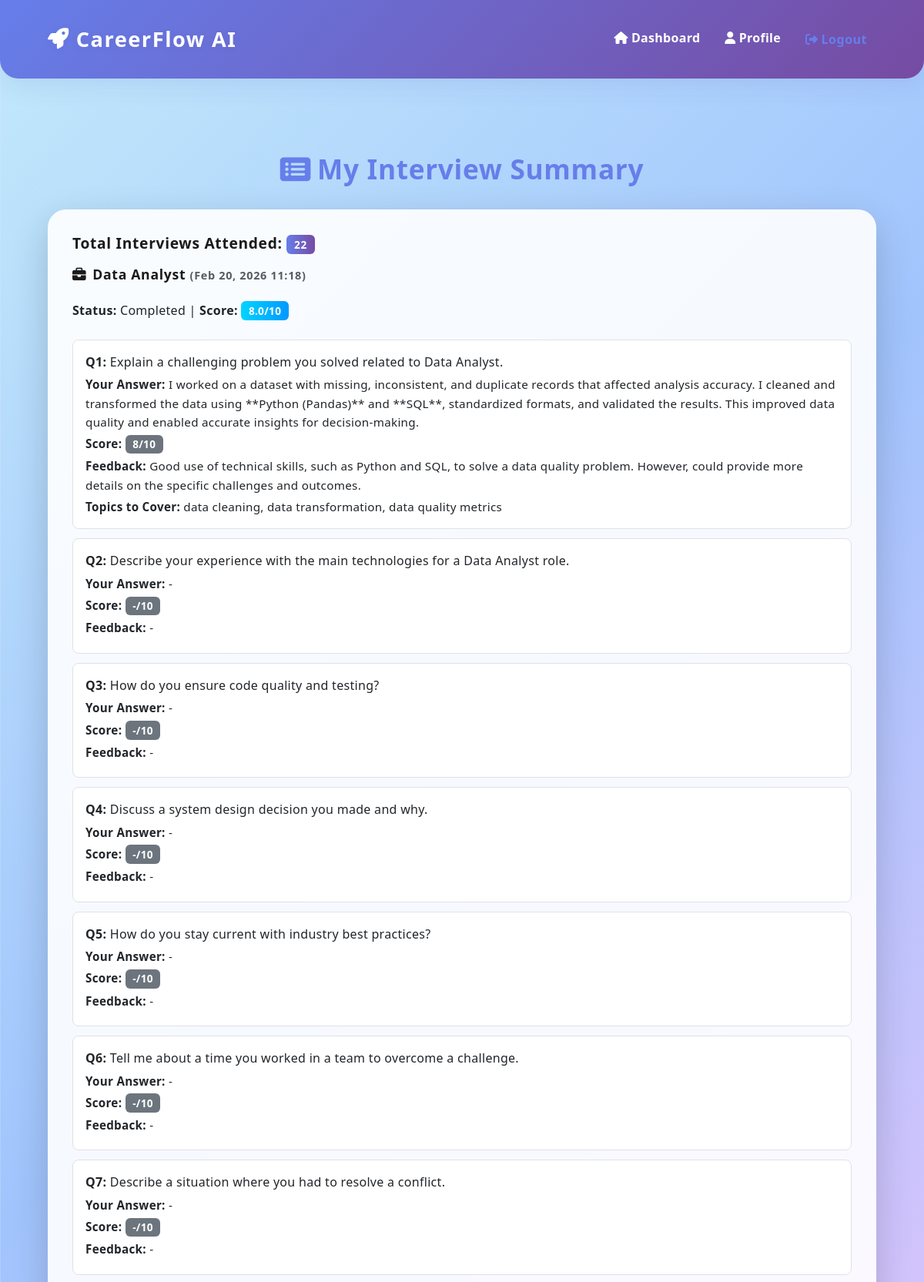
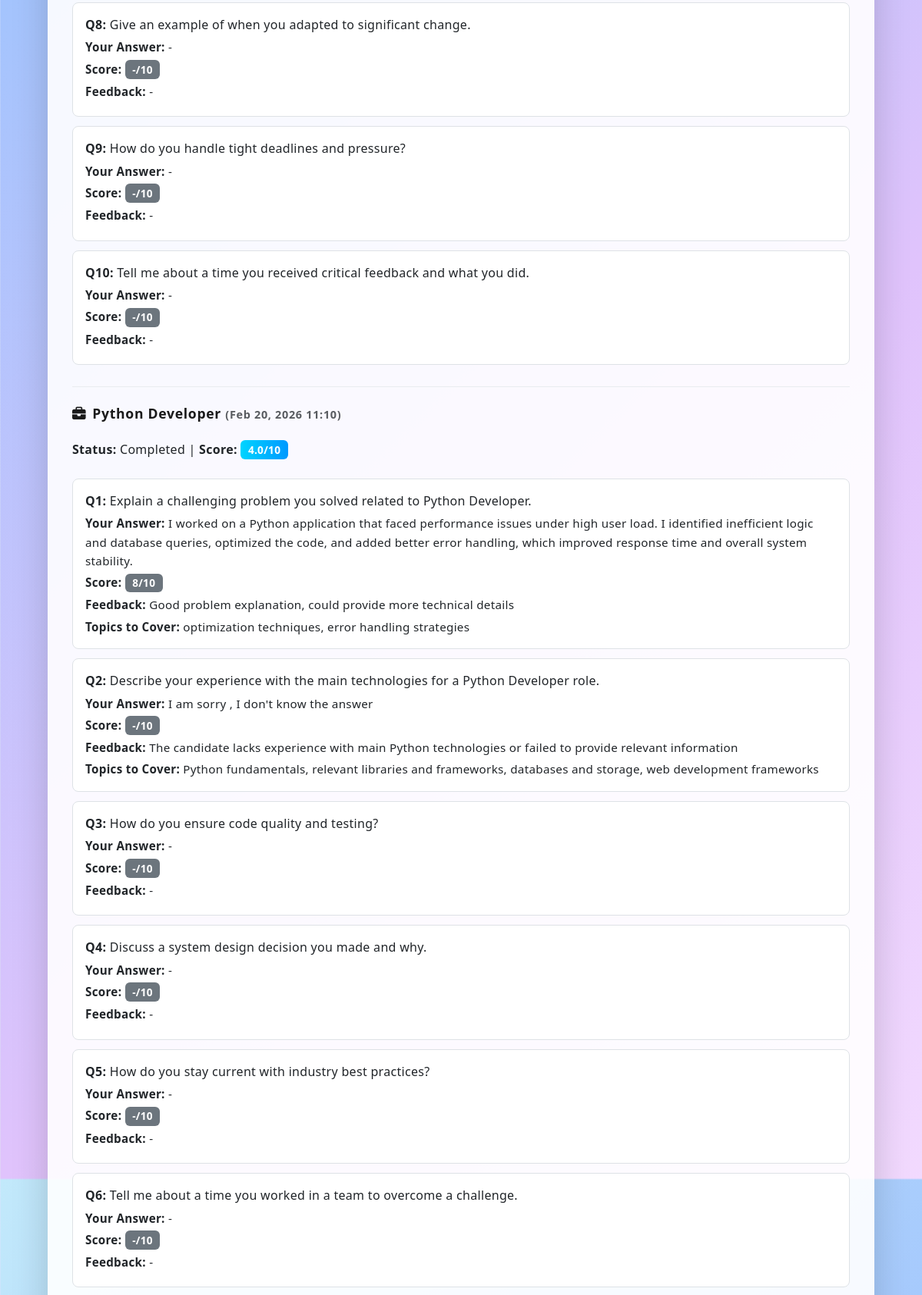
/summary/ (signed in, upper part), run on the app's committed database (2 pictures, top to bottom).
### interviews/models.py (models this page shows, shortened)
class InterviewSession(models.Model):
    STATUS_CHOICES = [
        ('setup', 'Setup'),
        ('in_progress', 'In Progress'),
        ('completed', 'Completed'),
    ]
    user = models.ForeignKey(User, on_delete=models.CASCADE)
    job_description = models.TextField()
    role_title = models.CharField(max_length=200)
    resume = models.FileField(upload_to='resumes/')
    status = models.CharField(max_length=20, choices=STATUS_CHOICES, default='setup')
    overall_score = models.FloatField(default=0.0)
    created_at = models.DateTimeField(auto_now_add=True)
    completed_at = models.DateTimeField(null=True, blank=True)

class Question(models.Model):
    TYPE_CHOICES = [
        ('technical', 'Technical'),
        ('behavioral', 'Behavioral'),
    ]
    session = models.ForeignKey(InterviewSession, on_delete=models.CASCADE, related_name='questions')
    question_text = models.TextField()
    question_type = models.CharField(max_length=20, choices=TYPE_CHOICES)
    order = models.IntegerField(default=0)

class Answer(models.Model):
    question = models.OneToOneField(Question, on_delete=models.CASCADE, related_name='answer')
    user_response = models.TextField()
    is_voice = models.BooleanField(default=False)
    ai_score = models.IntegerField(default=0)
    ai_feedback = models.TextField()
    topics_to_cover = models.TextField(blank=True)
    answered_at = models.DateTimeField(auto_now_add=True)

### core/views.py (the view)
# urls.py: path('summary/', views.summary, name='summary'),
@login_required
def summary(request):
    sessions = InterviewSession.objects.filter(user=request.user).order_by('-created_at')
    return render(request, 'core/summary.html', {'sessions': sessions})

### core/templates/core/summary.html (shortened to what this page needs)
{% extends 'base.html' %}
{% block content %}
<div class="container py-4 py-md-5">
  <div class="row mb-4">
    <div class="col-12 text-center">
      <h1 class="dashboard-header mb-2" style="font-size: clamp(1.8rem, 5vw, 2.2rem);font-weight:700;color:#667eea;">
        <i class="fas fa-list-alt me-2"></i>My Interview Summary
      </h1>
    </div>
  </div>
  <div class="row mb-4">
    <div class="col-12">
      <div class="card shadow-lg border-0 mb-4">
        <div class="card-body">
          <h4 class="mb-3" style="font-size: clamp(1rem, 2vw, 1.2rem);">Total Interviews Attended: <span class="badge bg-primary">{{ sessions.count }}</span></h4>
          {% for session in sessions %}
          <div class="mb-4 pb-3" style="border-bottom: 1px solid #e9ecef;">
            <h5 style="font-size: clamp(1rem, 2vw, 1.1rem); word-break: break-word;"><i class="fas fa-briefcase me-2"></i>{{ session.role_title }} <small class="text-muted" style="font-size: clamp(0.8rem, 1.5vw, 0.9rem);">({{ session.created_at|date:'M d, Y H:i' }})</small></h5>
            <p style="font-size: clamp(0.9rem, 1.5vw, 1rem);"><strong>Status:</strong> {{ session.get_status_display }} | <strong>Score:</strong> <span class="badge bg-info">{{ session.overall_score|floatformat:1 }}/10</span></p>
            <div class="list-group">
              {% for question in session.questions.all %}
              <div class="list-group-item" style="padding: clamp(12px, 2vw, 16px); border: 1px solid #dee2e6; margin-bottom: 12px; border-radius: 0.5rem;">
                <p class="mb-1" style="font-size: clamp(0.9rem, 1.5vw, 1rem); word-break: break-word;"><strong>Q{{ question.order }}:</strong> {{ question.question_text }}</p>
                <p class="mb-1" style="font-size: clamp(0.85rem, 1.5vw, 0.95rem); word-break: break-word;"><strong>Your Answer:</strong> {{ question.answer.user_response|default:'-' }}</p>
                <p class="mb-1" style="font-size: clamp(0.85rem, 1.5vw, 0.95rem);"><strong>Score:</strong> <span class="badge bg-secondary">{{ question.answer.ai_score|default:'-' }}/10</span></p>
                <p class="mb-1" style="font-size: clamp(0.85rem, 1.5vw, 0.95rem); word-break: break-word;"><strong>Feedback:</strong> {{ question.answer.ai_feedback|default:'-' }}</p>
                {% if question.answer.topics_to_cover %}
                <p class="mb-0" style="font-size: clamp(0.85rem, 1.5vw, 0.95rem); word-break: break-word;"><strong>Topics to Cover:</strong> {{ question.answer.topics_to_cover }}</p>
                {% endif %}
              </div>
              {% endfor %}
            </div>
          </div>
          {% empty %}
          <p style="font-size: clamp(0.95rem, 1.5vw, 1rem);">No interviews taken yet.</p>
          {% endfor %}
        </div>
      </div>
    </div>
  </div>
</div>
{% endblock %}

### core/static/responsive.css (style rules this page uses)
:root { --font-size-base: clamp(14px, 2.5vw, 16px); --font-size-h1: clamp(24px, 5vw, 48px); --font-size-h2: clamp(20px, 4vw, 36px); --font-size-h3: clamp(18px, 3.5vw, 28px); --font-size-h4: clamp(16px, 3vw, 24px); --font-size-h5: clamp(14px, 2.5vw, 20px); --spacing-xs: clamp(4px, 1vw, 8px); --spacing-sm: clamp(8px, 2vw, 12px); --spacing-md: clamp(16px, 3vw, 24px); --spacing-lg: clamp(24px, 4vw, 32px); --spacing-xl: clamp(32px, 5vw, 48px); --padding-mobile: clamp(12px, 3vw, 16px); --padding-tablet: clamp(16px, 4vw, 20px); --padding-desktop: clamp(24px, 5vw, 32px); }
* { box-sizing: border-box; }
html { font-size: 16px; scroll-behavior: smooth; }
body { font-size: var(--font-size-base); line-height: 1.6; font-family: 'Segoe UI', Tahoma, Geneva, Verdana, sans-serif; word-break: break-word; overflow-x: hidden; }
h1, h2, h3, h4, h5, h6 { line-height: 1.2; margin-bottom: var(--spacing-md); word-wrap: break-word; }
h1 { font-size: var(--font-size-h1); }
h4 { font-size: var(--font-size-h4); }
h5 { font-size: var(--font-size-h5); }
p { margin-bottom: var(--spacing-md); font-size: inherit; }
.small, small { font-size: 85%; line-height: 1; }
.container, .container-fluid { padding-left: var(--padding-mobile); padding-right: var(--padding-mobile); }
@media (min-width: 768px) { .container, .container-fluid { padding-left: var(--padding-tablet); padding-right: var(--padding-tablet); } }
@media (min-width: 1200px) { .container, .container-fluid { padding-left: var(--padding-desktop); padding-right: var(--padding-desktop); } }
.row { margin-left: calc(-1 * var(--spacing-xs)); margin-right: calc(-1 * var(--spacing-xs)); }
.row > * { padding-left: var(--spacing-xs); padding-right: var(--spacing-xs); }
@media (min-width: 768px) { .row { margin-left: calc(-1 * var(--spacing-md)); margin-right: calc(-1 * var(--spacing-md)); } }
@media (min-width: 768px) { .row > * { padding-left: var(--spacing-md); padding-right: var(--spacing-md); } }
.card { margin-bottom: var(--spacing-md); border-radius: clamp(0.8rem, 2vw, 1.5rem); }
.card-body { padding: var(--padding-mobile); }
@media (min-width: 768px) { .card-body { padding: var(--padding-tablet); } }
@media (min-width: 1200px) { .card-body { padding: var(--padding-desktop); } }
.badge { font-size: clamp(0.7rem, 1.2vw, 0.85rem); padding: clamp(0.2rem, 0.5vw, 0.35rem) clamp(0.4rem, 1vw, 0.6rem); word-break: break-word; display: inline-block; }
@media (orientation: portrait) { body { max-width: 100%; } }

### core/templates/base.html (style rules this page uses)
* { transition: all 0.3s cubic-bezier(0.4, 0.0, 0.2, 1); }
html, body { scroll-behavior: smooth; }
body { min-height: 100vh; background: linear-gradient(-45deg, #e3ffe8, #e9eafc, #f8e1ff, #e0c3fc, #a1c4fd, #c2e9fb); background-size: 400% 400%; animation: gradientBG 15s ease infinite; font-family: 'Segoe UI', Tahoma, Geneva, Verdana, sans-serif; font-weight: 500; letter-spacing: 0.3px; }
.card { background: rgba(255,255,255,0.90); box-shadow: 0 12px 40px 0 rgba(31, 38, 135, 0.15); border-radius: clamp(0.8rem, 2vw, 1.5rem); border: 1px solid rgba(255,255,255,0.25); backdrop-filter: blur(12px); animation: slideInUp 0.5s ease; }
h1, h2, h3, h4, h5, h6 { font-weight: 700; letter-spacing: 0.7px; color: #1a1a1a; word-break: break-word; }
h1 { font-size: clamp(24px, 5vw, 48px); }
h4 { font-size: clamp(16px, 3vw, 24px); }
h5 { font-size: clamp(14px, 2.5vw, 20px); }
.badge.bg-primary { background: linear-gradient(90deg, #667eea 0%, #764ba2 100%) !important; color: #fff !important; font-size: clamp(0.7rem, 1.2vw, 0.85rem); }
.badge.bg-info { background: linear-gradient(90deg, #00d4ff 0%, #0099ff 100%) !important; color: #fff !important; font-size: clamp(0.7rem, 1.2vw, 0.85rem); }

### data on the page
InterviewSession: role_title "Data Analyst", created_at "Feb 20, 2026 11:18", status "Completed", overall_score "8.0"
Question: order "1", question_text "Explain a challenging problem you solved related to Data Analyst.", answer.user_response "I worked on a dataset with missing, inconsistent, and duplicate records that affected analysis accuracy. I cleaned and transformed the data using **Python (Pandas)** and **SQL**, standardized formats, and validated the results. This improved data quality and enabled accurate insights for decision-making.", answer.ai_score "8", answer.ai_feedback "Good use of technical skills, such as Python and SQL, to solve a data quality problem. However, could provide more details on the specific challenges and outcomes.", answer.topics_to_cover "data cleaning, data transformation, data quality metrics"
Question: order "2", question_text "Describe your experience with the main technologies for a Data Analyst role.", answer.user_response "-", answer.ai_score "-", answer.ai_feedback "-"
Question: order "3", question_text "How do you ensure code quality and testing?", answer.user_response "-", answer.ai_score "-", answer.ai_feedback "-"
Question: order "4", question_text "Discuss a system design decision you made and why.", answer.user_response "-", answer.ai_score "-", answer.ai_feedback "-"
Question: order "5", question_text "How do you stay current with industry best practices?", answer.user_response "-", answer.ai_score "-", answer.ai_feedback "-"
Question: order "6", question_text "Tell me about a time you worked in a team to overcome a challenge.", answer.user_response "-", answer.ai_score "-", answer.ai_feedback "-"
Question: order "7", question_text "Describe a situation where you had to resolve a conflict.", answer.user_response "-", answer.ai_score "-", answer.ai_feedback "-"
Question: order "8", question_text "Give an example of when you adapted to significant change.", answer.user_response "-", answer.ai_score "-", answer.ai_feedback "-"
Question: order "9", question_text "How do you handle tight deadlines and pressure?", answer.user_response "-", answer.ai_score "-", answer.ai_feedback "-"
Question: order "10", question_text "Tell me about a time you received critical feedback and what you did.", answer.user_response "-", answer.ai_score "-", answer.ai_feedback "-"
InterviewSession: role_title "Python Developer", created_at "Feb 20, 2026 11:10", status "Completed", overall_score "4.0"
Question: order "1", question_text "Explain a challenging problem you solved related to Python Developer.", answer.user_response "I worked on a Python application that faced performance issues under high user load. I identified inefficient logic and database queries, optimized the code, and added better error handling, which improved response time and overall system stability.", answer.ai_score "8", answer.ai_feedback "Good problem explanation, could provide more technical details", answer.topics_to_cover "optimization techniques, error handling strategies"
Question: order "2", question_text "Describe your experience with the main technologies for a Python Developer role.", answer.user_response "I am sorry , I don't know the answer", answer.ai_score "-", answer.ai_feedback "The candidate lacks experience with main Python technologies or failed to provide relevant information", answer.topics_to_cover "Python fundamentals, relevant libraries and frameworks, databases and storage, web development frameworks"
Question: order "3", question_text "How do you ensure code quality and testing?", answer.user_response "-", answer.ai_score "-", answer.ai_feedback "-"
Question: order "4", question_text "Discuss a system design decision you made and why.", answer.user_response "-", answer.ai_score "-", answer.ai_feedback "-"
Question: order "5", question_text "How do you stay current with industry best practices?", answer.user_response "-", answer.ai_score "-", answer.ai_feedback "-"
Question: order "6", question_text "Tell me about a time you worked in a team to overcome a challenge.", answer.user_response "-", answer.ai_score "-", answer.ai_feedback "-"

### other printed values
{{ sessions.count }} "22"
